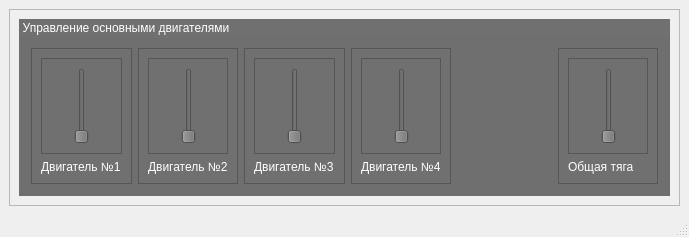
<?xml version="1.0" encoding="UTF-8"?>
<ui version="4.0">
 <class>MainWindow</class>
 <widget class="QMainWindow" name="MainWindow">
  <property name="geometry">
   <rect>
    <x>0</x>
    <y>0</y>
    <width>689</width>
    <height>237</height>
   </rect>
  </property>
  <property name="sizePolicy">
   <sizepolicy hsizetype="Fixed" vsizetype="Fixed">
    <horstretch>0</horstretch>
    <verstretch>0</verstretch>
   </sizepolicy>
  </property>
  <property name="windowTitle">
   <string>MainWindow</string>
  </property>
  <widget class="QWidget" name="centralwidget">
   <layout class="QHBoxLayout" name="horizontalLayout_12">
    <item>
     <widget class="QFrame" name="frame">
      <property name="frameShape">
       <enum>QFrame::Shape::StyledPanel</enum>
      </property>
      <property name="frameShadow">
       <enum>QFrame::Shadow::Raised</enum>
      </property>
      <layout class="QHBoxLayout" name="horizontalLayout_11">
       <item>
        <widget class="QGroupBox" name="groupBox">
         <property name="styleSheet">
          <string notr="true">background-color: rgb(112, 112, 112);
color: rgb(255, 255, 255);</string>
         </property>
         <property name="title">
          <string>Управление основными двигателями</string>
         </property>
         <layout class="QHBoxLayout" name="horizontalLayout">
          <item>
           <widget class="QFrame" name="frame_4">
            <property name="frameShape">
             <enum>QFrame::Shape::StyledPanel</enum>
            </property>
            <property name="frameShadow">
             <enum>QFrame::Shadow::Raised</enum>
            </property>
            <layout class="QVBoxLayout" name="verticalLayout_2">
             <item>
              <widget class="QFrame" name="frame_5">
               <property name="styleSheet">
                <string notr="true">border-color: rgb(255, 0, 0);</string>
               </property>
               <property name="frameShape">
                <enum>QFrame::Shape::StyledPanel</enum>
               </property>
               <property name="frameShadow">
                <enum>QFrame::Shadow::Raised</enum>
               </property>
               <layout class="QHBoxLayout" name="horizontalLayout_2">
                <item>
                 <spacer name="horizontalSpacer_4">
                  <property name="orientation">
                   <enum>Qt::Orientation::Horizontal</enum>
                  </property>
                  <property name="sizeHint" stdset="0">
                   <size>
                    <width>12</width>
                    <height>20</height>
                   </size>
                  </property>
                 </spacer>
                </item>
                <item>
                 <widget class="QSlider" name="verticalSlider_2">
                  <property name="orientation">
                   <enum>Qt::Orientation::Vertical</enum>
                  </property>
                 </widget>
                </item>
                <item>
                 <spacer name="horizontalSpacer_5">
                  <property name="orientation">
                   <enum>Qt::Orientation::Horizontal</enum>
                  </property>
                  <property name="sizeHint" stdset="0">
                   <size>
                    <width>12</width>
                    <height>20</height>
                   </size>
                  </property>
                 </spacer>
                </item>
               </layout>
              </widget>
             </item>
             <item>
              <widget class="QLabel" name="label_2">
               <property name="styleSheet">
                <string notr="true">color: rgb(255, 255, 255);</string>
               </property>
               <property name="text">
                <string>Двигатель №1</string>
               </property>
              </widget>
             </item>
            </layout>
           </widget>
          </item>
          <item>
           <widget class="QFrame" name="frame_6">
            <property name="styleSheet">
             <string notr="true">color: rgb(255, 255, 255);
</string>
            </property>
            <property name="frameShape">
             <enum>QFrame::Shape::StyledPanel</enum>
            </property>
            <property name="frameShadow">
             <enum>QFrame::Shadow::Raised</enum>
            </property>
            <layout class="QVBoxLayout" name="verticalLayout_3">
             <item>
              <widget class="QFrame" name="frame_7">
               <property name="frameShape">
                <enum>QFrame::Shape::StyledPanel</enum>
               </property>
               <property name="frameShadow">
                <enum>QFrame::Shadow::Raised</enum>
               </property>
               <layout class="QHBoxLayout" name="horizontalLayout_3">
                <item>
                 <spacer name="horizontalSpacer_6">
                  <property name="orientation">
                   <enum>Qt::Orientation::Horizontal</enum>
                  </property>
                  <property name="sizeHint" stdset="0">
                   <size>
                    <width>12</width>
                    <height>20</height>
                   </size>
                  </property>
                 </spacer>
                </item>
                <item>
                 <widget class="QSlider" name="verticalSlider_3">
                  <property name="orientation">
                   <enum>Qt::Orientation::Vertical</enum>
                  </property>
                 </widget>
                </item>
                <item>
                 <spacer name="horizontalSpacer_7">
                  <property name="orientation">
                   <enum>Qt::Orientation::Horizontal</enum>
                  </property>
                  <property name="sizeHint" stdset="0">
                   <size>
                    <width>12</width>
                    <height>20</height>
                   </size>
                  </property>
                 </spacer>
                </item>
               </layout>
              </widget>
             </item>
             <item>
              <widget class="QLabel" name="label_3">
               <property name="text">
                <string>Двигатель №2</string>
               </property>
              </widget>
             </item>
            </layout>
           </widget>
          </item>
          <item>
           <widget class="QFrame" name="frame_14">
            <property name="frameShape">
             <enum>QFrame::Shape::StyledPanel</enum>
            </property>
            <property name="frameShadow">
             <enum>QFrame::Shadow::Raised</enum>
            </property>
            <layout class="QVBoxLayout" name="verticalLayout_7">
             <item>
              <widget class="QFrame" name="frame_15">
               <property name="frameShape">
                <enum>QFrame::Shape::StyledPanel</enum>
               </property>
               <property name="frameShadow">
                <enum>QFrame::Shadow::Raised</enum>
               </property>
               <layout class="QHBoxLayout" name="horizontalLayout_7">
                <item>
                 <spacer name="horizontalSpacer_15">
                  <property name="orientation">
                   <enum>Qt::Orientation::Horizontal</enum>
                  </property>
                  <property name="sizeHint" stdset="0">
                   <size>
                    <width>12</width>
                    <height>20</height>
                   </size>
                  </property>
                 </spacer>
                </item>
                <item>
                 <widget class="QSlider" name="verticalSlider_7">
                  <property name="orientation">
                   <enum>Qt::Orientation::Vertical</enum>
                  </property>
                 </widget>
                </item>
                <item>
                 <spacer name="horizontalSpacer_16">
                  <property name="orientation">
                   <enum>Qt::Orientation::Horizontal</enum>
                  </property>
                  <property name="sizeHint" stdset="0">
                   <size>
                    <width>12</width>
                    <height>20</height>
                   </size>
                  </property>
                 </spacer>
                </item>
               </layout>
              </widget>
             </item>
             <item>
              <widget class="QLabel" name="label_7">
               <property name="styleSheet">
                <string notr="true">color: rgb(255, 255, 255);</string>
               </property>
               <property name="text">
                <string>Двигатель №3</string>
               </property>
              </widget>
             </item>
            </layout>
           </widget>
          </item>
          <item>
           <widget class="QFrame" name="frame_16">
            <property name="frameShape">
             <enum>QFrame::Shape::StyledPanel</enum>
            </property>
            <property name="frameShadow">
             <enum>QFrame::Shadow::Raised</enum>
            </property>
            <layout class="QVBoxLayout" name="verticalLayout_8">
             <item>
              <widget class="QFrame" name="frame_17">
               <property name="frameShape">
                <enum>QFrame::Shape::StyledPanel</enum>
               </property>
               <property name="frameShadow">
                <enum>QFrame::Shadow::Raised</enum>
               </property>
               <layout class="QHBoxLayout" name="horizontalLayout_9">
                <item>
                 <spacer name="horizontalSpacer_19">
                  <property name="orientation">
                   <enum>Qt::Orientation::Horizontal</enum>
                  </property>
                  <property name="sizeHint" stdset="0">
                   <size>
                    <width>12</width>
                    <height>20</height>
                   </size>
                  </property>
                 </spacer>
                </item>
                <item>
                 <widget class="QSlider" name="verticalSlider_9">
                  <property name="orientation">
                   <enum>Qt::Orientation::Vertical</enum>
                  </property>
                 </widget>
                </item>
                <item>
                 <spacer name="horizontalSpacer_20">
                  <property name="orientation">
                   <enum>Qt::Orientation::Horizontal</enum>
                  </property>
                  <property name="sizeHint" stdset="0">
                   <size>
                    <width>12</width>
                    <height>20</height>
                   </size>
                  </property>
                 </spacer>
                </item>
               </layout>
              </widget>
             </item>
             <item>
              <widget class="QLabel" name="label_8">
               <property name="styleSheet">
                <string notr="true">color: rgb(255, 255, 255);</string>
               </property>
               <property name="text">
                <string>Двигатель №4</string>
               </property>
              </widget>
             </item>
            </layout>
           </widget>
          </item>
          <item>
           <spacer name="horizontalSpacer">
            <property name="orientation">
             <enum>Qt::Orientation::Horizontal</enum>
            </property>
            <property name="sizeHint" stdset="0">
             <size>
              <width>97</width>
              <height>20</height>
             </size>
            </property>
           </spacer>
          </item>
          <item>
           <widget class="QFrame" name="frame_18">
            <property name="frameShape">
             <enum>QFrame::Shape::StyledPanel</enum>
            </property>
            <property name="frameShadow">
             <enum>QFrame::Shadow::Raised</enum>
            </property>
            <layout class="QVBoxLayout" name="verticalLayout_9">
             <item>
              <widget class="QFrame" name="frame_19">
               <property name="frameShape">
                <enum>QFrame::Shape::StyledPanel</enum>
               </property>
               <property name="frameShadow">
                <enum>QFrame::Shadow::Raised</enum>
               </property>
               <layout class="QHBoxLayout" name="horizontalLayout_10">
                <item>
                 <spacer name="horizontalSpacer_21">
                  <property name="orientation">
                   <enum>Qt::Orientation::Horizontal</enum>
                  </property>
                  <property name="sizeHint" stdset="0">
                   <size>
                    <width>12</width>
                    <height>20</height>
                   </size>
                  </property>
                 </spacer>
                </item>
                <item>
                 <widget class="QSlider" name="verticalSlider_10">
                  <property name="orientation">
                   <enum>Qt::Orientation::Vertical</enum>
                  </property>
                 </widget>
                </item>
                <item>
                 <spacer name="horizontalSpacer_22">
                  <property name="orientation">
                   <enum>Qt::Orientation::Horizontal</enum>
                  </property>
                  <property name="sizeHint" stdset="0">
                   <size>
                    <width>12</width>
                    <height>20</height>
                   </size>
                  </property>
                 </spacer>
                </item>
               </layout>
              </widget>
             </item>
             <item>
              <widget class="QLabel" name="label_9">
               <property name="styleSheet">
                <string notr="true">color: rgb(255, 255, 255);
</string>
               </property>
               <property name="text">
                <string>Общая тяга</string>
               </property>
              </widget>
             </item>
            </layout>
           </widget>
          </item>
         </layout>
        </widget>
       </item>
      </layout>
     </widget>
    </item>
   </layout>
  </widget>
  <widget class="QMenuBar" name="menubar">
   <property name="geometry">
    <rect>
     <x>0</x>
     <y>0</y>
     <width>689</width>
     <height>22</height>
    </rect>
   </property>
  </widget>
  <widget class="QStatusBar" name="statusbar"/>
 </widget>
 <resources/>
 <connections/>
</ui>
